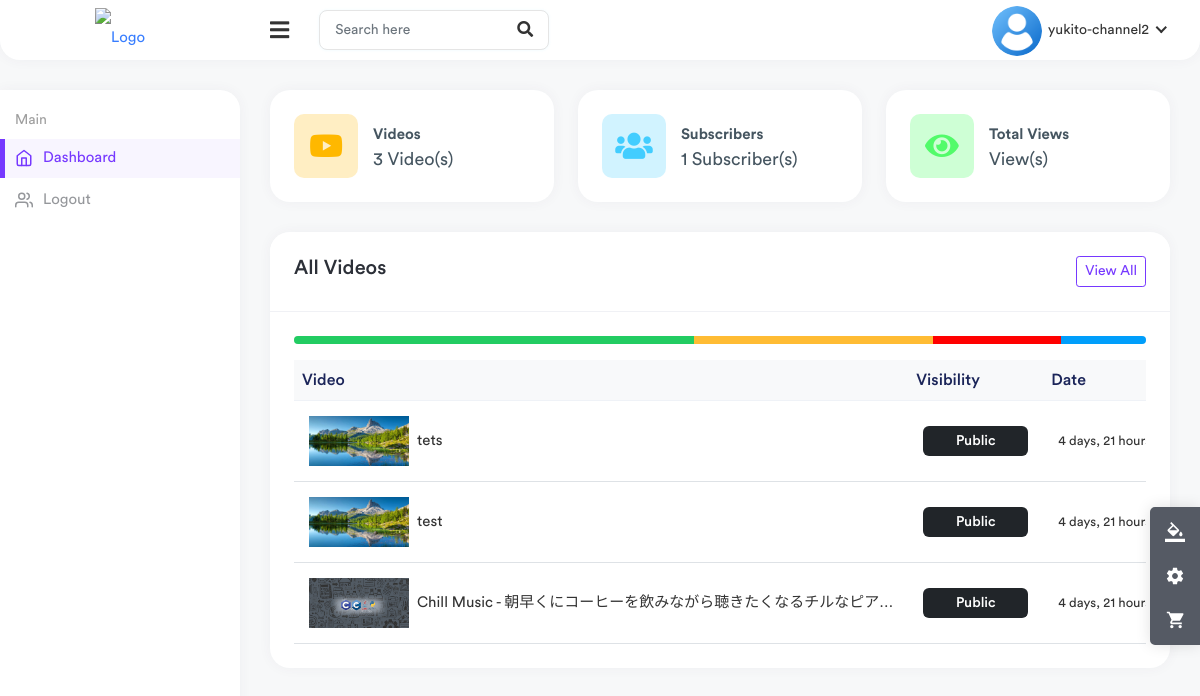
/studio/ (signed in), run on an earlier commit of the app's database.
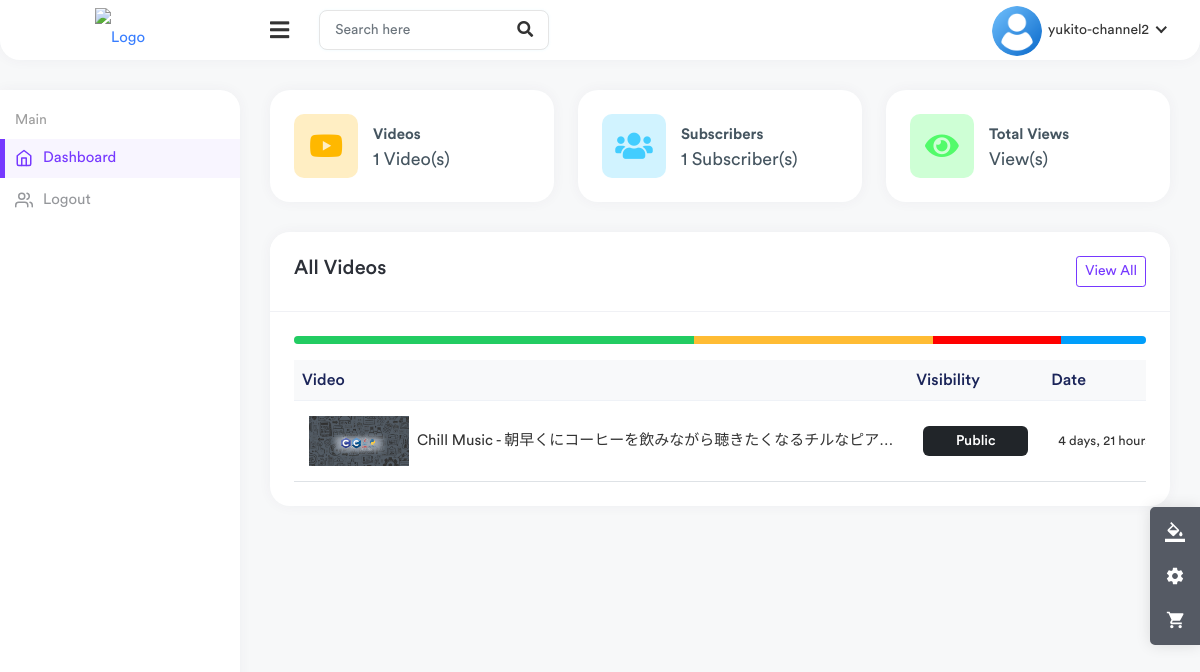
And on a later commit of the database.
### core/models.py (models this page shows, shortened)
class Video(models.Model):
    video=models.FileField(upload_to=user_derectory_path)
    image=models.ImageField(upload_to=user_derectory_path,null=True,blank=True)
    title=models.CharField(max_length=100)
    description=models.TextField(max_length=2000,null=True,blank=True)
    tags=TaggableManager(blank=True)
    date=models.DateTimeField(auto_now_add=True)
    visibility=models.CharField(choices=VISIBILITY,max_length=100,default='public')
    user=models.ForeignKey(User,on_delete=models.SET_NULL,null=True)
    views=models.PositiveIntegerField(default=0)
    likes=models.ManyToManyField(User,blank=True,related_name='likes')
    featured=models.BooleanField(default=False)

### useradmin/views.py (the view)
# urls.py: path("",views.studio,name='studio'),
@login_required
def studio(request):
    user=request.user
    videos=Video.objects.filter(user=user).order_by('-date')
    channel=user.channel
    comments=Comment.objects.filter()
    context={
        'user': user,
        'videos': videos,
        'channel': channel,
    }
    return render(request,'useradmin/studio.html',context)

### templates/useradmin/studio.html (shortened to what the changed rows need)
{% load static %}
<!DOCTYPE html>
<html lang="en">
    <head>
        <link rel="stylesheet" href="{% static 'assets/css/bootstrap.min.css' %}" />
        <link rel="stylesheet" href="{% static 'assets/plugins/fontawesome/css/fontawesome.min.css' %}" />
        <link rel="stylesheet" href="{% static 'assets/plugins/fontawesome/css/all.min.css' %}" />
        <link rel="stylesheet" href="{% static 'assets/css/style.css' %}" />
    </head>
    <body class="nk-body bg-lighter npc-default has-sidebar no-touch nk-nio-theme">
        <div class="main-wrapper">
            <div class="page-wrapper">
                <div class="content container-fluid">
                    <div class="row">
                        <div class="col-xl-4 col-sm-6 col-12">
                            <div class="card">
                                <div class="card-body">
                                    <div class="dash-widget-header">
                                        <div class="dash-count">
                                            <div class="dash-counts">
                                                <p>{{videos.count}} Video(s)</p>
                                            </div>
                                        </div>
                                    </div>
                                </div>
                            </div>
                        </div>
                    </div>
                    <div class="row">
                        <div class="col-md-12 col-lg-12 col-sm-12">
                            <div class="card">
                                <div class="card-body">
                                    <div class="table-responsive">
                                        <table class="table table-stripped table-hover">
                                            <thead class="thead-light">
                                                <tr>
                                                    <th>Video</th>
                                                    <th>Visibility</th>
                                                    <th>Date</th>
                                                </tr>
                                            </thead>
                                            <tbody>
                                                {% for v in videos %}
                                                <tr>
                                                    <td>
                                                        <h2 class="table-avatar">
                                                            <a href="{% url 'video-detail' v.id  %}"><img class="avatar avatar-sm me-2 avatar-img roundded-circle" style="width: 100px; height: 50px; object-fit: cover;" src="{{ v.image.url }}" alt="User Image" />{{v.title|truncatechars:40}}</a>
                                                        </h2>
                                                    </td>
                                                    <td><span class="badge bg-dark">{{ v.visibility|title }}</span></td>
                                                    <td><small>{{ v.date|timesince }}</small></td>
                                                </tr>
                                                {% endfor %}
                                            </tbody>
                                        </table>
                                    </div>
                                </div>
                            </div>
                        </div>
                    </div>
                </div>
            </div>
        </div>
    </body>
</html>

What changed in the data, as far as the page shows it:
removed Video: image (picture), title "tets", visibility "Public", date "4 days, 21…"
removed Video: image (picture), title "test", visibility "Public", date "4 days, 21…"
Also different on the page:
{{ videos.count }}: "3" → "1"
